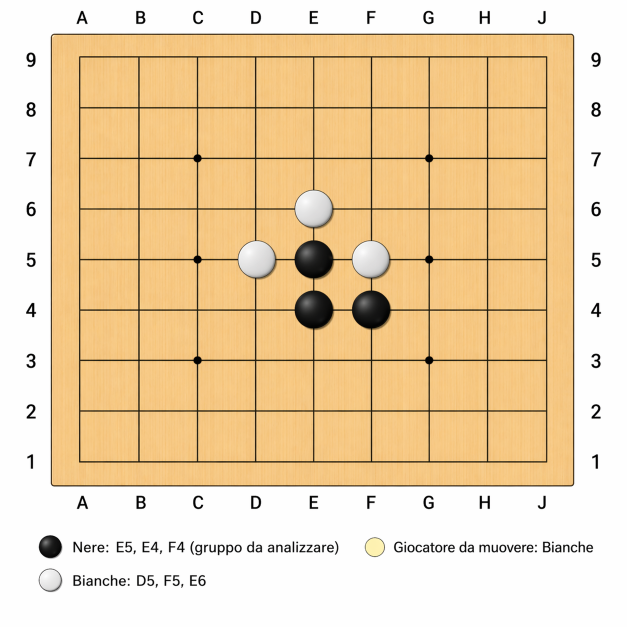
#> input picture Setup_Problem.png, 1254 x 1254 px (shown at 1/2 size)
$ python -i qtsumego-vision-decoder.py   (imports and definitions only)
#> lines starting #> are read from the running program, lines starting #| are printed output that depends on the picture
import cv2
import numpy as np
import base64
import json
from typing import Dict, List

def order_points(pts: np.ndarray) -> np.ndarray:
    """Order 4 points as: top-left, top-right, bottom-right, bottom-left"""
    rect = np.zeros((4, 2), dtype="float32")
    s = pts.sum(axis=1)
    rect[0] = pts[np.argmin(s)]  # TL
    rect[2] = pts[np.argmax(s)]  # BR
    diff = np.diff(pts, axis=1)
    rect[1] = pts[np.argmin(diff)] # TR
    rect[3] = pts[np.argmax(diff)] # BL
    return rect

def decode_tsumego_image(image_base64: str) -> Dict:
    """
    Decodes a 9x9 Go board image into a JSON structure for the Quantum Solver.
    Returns: {"board_size": 9, "black": [[r,c]...], "white": [[r,c]...], "empty": [[r,c]...]}
    """
    # 1. Decode Base64 to OpenCV Image
    image_data = base64.b64decode(image_base64)
    np_arr = np.frombuffer(image_data, np.uint8)
    img = cv2.imdecode(np_arr, cv2.IMREAD_COLOR)
    if img is None:
        raise ValueError("Failed to decode image")

    gray = cv2.cvtColor(img, cv2.COLOR_BGR2GRAY)

    # 2. Find Board Boundary (works for screenshots & photos)
    thresh = cv2.adaptiveThreshold(gray, 255, cv2.ADAPTIVE_THRESH_GAUSSIAN_C,
                                   cv2.THRESH_BINARY_INV, 11, 2)
    kernel = cv2.getStructuringElement(cv2.MORPH_RECT, (5,5))
    dilated = cv2.dilate(thresh, kernel, iterations=2)
    eroded = cv2.erode(dilated, kernel, iterations=1)

    contours, _ = cv2.findContours(eroded, cv2.RETR_EXTERNAL, cv2.CHAIN_APPROX_SIMPLE)
    if not contours:
        raise ValueError("No board boundary detected")

    largest_contour = max(contours, key=cv2.contourArea)
    epsilon = 0.02 * cv2.arcLength(largest_contour, True)
    approx = cv2.approxPolyDP(largest_contour, epsilon, True)

    # Fallback to bounding rect if contour isn't quadrilateral
    if len(approx) == 4:
        corners = approx.reshape(4, 2).astype(np.float32)
    else:
        x, y, w, h = cv2.boundingRect(largest_contour)
        corners = np.array([[x,y], [x+w,y], [x+w,y+h], [x,y+h]], dtype=np.float32)

    corners = order_points(corners)

    # 3. Perspective Transform (straighten to perfect 9x9)
    output_size = 540  # 60px per cell for clean sampling
    dst_corners = np.array([
        [0, 0], [output_size-1, 0],
        [output_size-1, output_size-1], [0, output_size-1]
    ], dtype=np.float32)

    M = cv2.getPerspectiveTransform(corners, dst_corners)
    warped = cv2.warpPerspective(img, M, (output_size, output_size))

    # 4. Extract 9x9 Grid & Classify Stones
    step = output_size / 8  # 8 intervals between 9 lines
    board_state = {"board_size": 9, "black": [], "white": [], "empty": []}

    # Sample board background color for relative thresholding
    bg_samples = []
    for r in range(9):
        for c in range(9):
            cx, cy = int(c * step), int(r * step)
            roi = warped[cy-10:cy+10, cx-10:cx+10]
            if roi.size > 0:
                bg_samples.append(np.mean(roi))
    board_bg = np.median(bg_samples, axis=0) if bg_samples else np.array([200, 180, 140])

    for r in range(9):
        for c in range(9):
            cx, cy = int(c * step), int(r * step)

            # Sample center 30% of cell (avoids grid lines)
            roi_size = int(step * 0.3)
            x1, y1 = max(0, cx - roi_size), max(0, cy - roi_size)
            x2, y2 = min(output_size, cx + roi_size), min(output_size, cy + roi_size)
            roi = warped[y1:y2, x1:x2]

            if roi.size == 0:
                board_state["empty"].append([r, c])
                continue

            avg_color = np.mean(roi, axis=(0, 1))
            dist_to_bg = np.linalg.norm(avg_color - board_bg)

            # Classification logic (tune thresholds if needed)
            if dist_to_bg > 80 and np.mean(avg_color) < 90:
                board_state["black"].append([r, c])
            elif dist_to_bg > 60 and np.mean(avg_color) > 200:
                board_state["white"].append([r, c])
            else:
                board_state["empty"].append([r, c])

    return board_state

>>> import cv2
>>> picture = cv2.imread('Setup_Problem.png', cv2.IMREAD_GRAYSCALE)
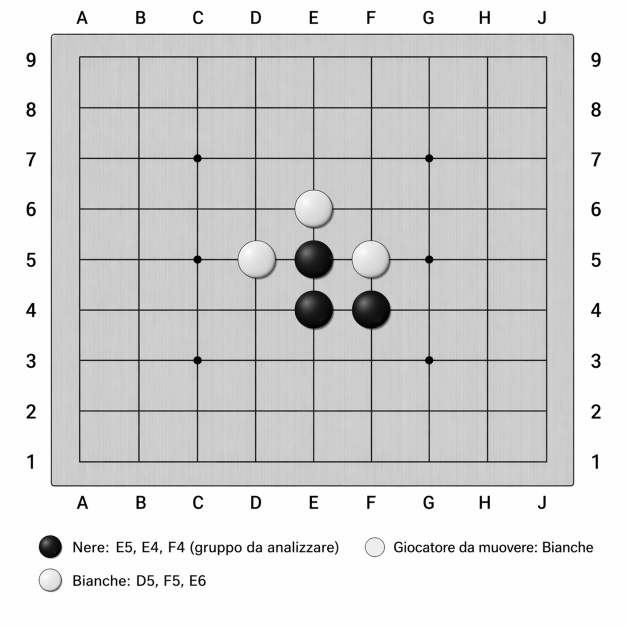
#> picture: shape (1254, 1254) (shown at 1/2 size); min 0, max 255, mean 214.4
>>> result = decode_tsumego_image(picture)
#> in decode_tsumego_image, `np_arr = np.frombuffer(image_data, np.uint8)`: np_arr = 155 values, max 255 at index 144, min 0 at index 46, mean 141.8
#> (the run stopped early here; a loop or call above may not have finished)
